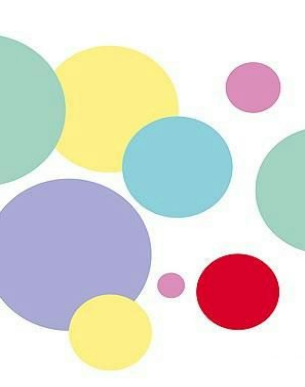
#> input picture Mixels Competition/PI Detector/circ2.png, 305 x 387 px
$ python new.py   (Python 2 division)   (older library calls are emulated)
#> lines starting #> are read from the running program, lines starting #| are printed output that depends on the picture; after the words box and inside, x2 and y2 are one past the last pixel; in counts of white or black regions, pixels touching at a corner belong together
# import the necessary packages
import numpy as np
import argparse
import cv2
flag = 0

# load the image, clone it for output, and then convert it to grayscale
image = cv2.imread('circ2.png')
#> image is the input picture: shape (387, 305, 3); mean B, G, R 212.3, 218.3, 220.6
height,width,channels = image.shape
#> height = 387; width = 305; channels = 3
print width,height,channels
#| 305 387 3
if width>1000 :
        height = height/2
        width = width/2
        image = cv2.resize(image,(width,height))
output = image.copy()
gray = cv2.cvtColor(image, cv2.COLOR_BGR2GRAY)
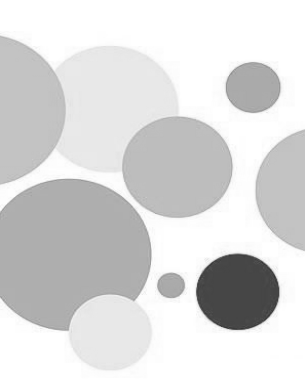
#> gray: shape (387, 305); min 51, max 255, mean 218.3
gray = cv2.GaussianBlur(gray,(9,9),1)
gray = cv2.Canny(gray, 50, 200)
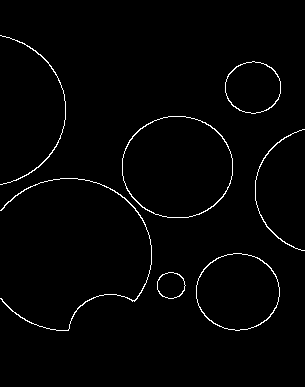
#> gray: shape (387, 305); 1.6% white in thin lines or dots, all inside (x1, y1, x2, y2) = (0, 35, 305, 331)
gray = cv2.bilateralFilter(gray,9,75,75)
#output = gray.copy()
cv2.imshow("output", gray)
cv2.waitKey(0)
cv2.destroyAllWindows()


#gray = cv2.bilateralFilter(gray,9,75,75)

# detect circles in the image
circles = cv2.HoughCircles(gray, cv2.cv.CV_HOUGH_GRADIENT, 1.5,50,param1=40,param2=56,minRadius=0,maxRadius=0)
#> circles = [[72.75, 255.8, 77.25], [174.8, 165.8, 52.2], [239.2, 291.8, 39], [252.8, 86.25, 27]]

# ensure at least some circles were found
if circles is not None:
	# convert the (x, y) coordinates and radius of the circles to integers
	circles = np.round(circles[0, :]).astype("int")
#> circles = [[73, 256, 77], [175, 166, 52], [239, 292, 39], [253, 86, 27]]

	# loop over the (x, y) coordinates and radius of the circles
	for (x, y, r) in circles:
		# draw the circle in the output image, then draw a rectangle
		# corresponding to the center of the circle
		cv2.circle(output, (x, y), r, (0, 255, 0), 4)
		cv2.rectangle(output, (x - 5, y - 5), (x + 5, y + 5), (0, 128, 255), -1)
		flag = flag + 1
#> this loop made 4 passes
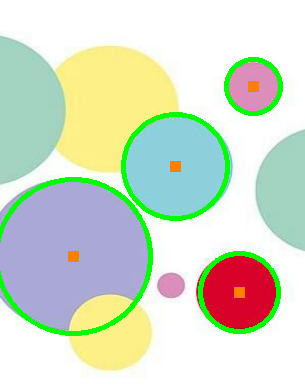
#> output: shape (387, 305, 3); 5.4% of pixels changed, all inside (x1, y1, x2, y2) = (0, 57, 283, 336)
#> after the loop, flag = 4

	# show the output image
	cv2.imshow("input",image)
	cv2.imshow("output", output)
	print flag
#| 4
	cv2.waitKey(0)
	cv2.destroyAllWindows()

$ run again, with Mixels Competition/PI Detector/Q2_1.png copied over Mixels Competition/PI Detector/circ2.png
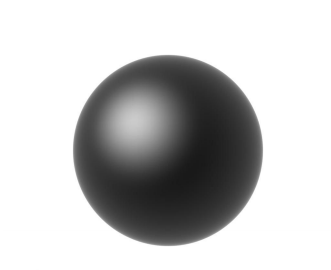
#> input picture Mixels Competition/PI Detector/Q2_1.png, 331 x 270 px
#> image is the input picture: shape (270, 331, 3); min 25, max 255, mean 197.5
#| 331 270 3
#> `gray = cv2.Canny(gray, 50, 200)`:
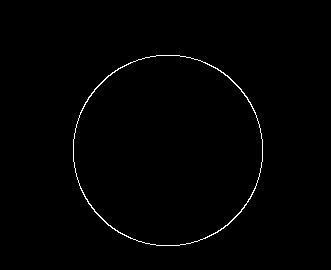
#> gray: shape (270, 331); 0.78% white in thin lines or dots, all inside (x1, y1, x2, y2) = (73, 55, 263, 246)
#> `circles = cv2.HoughCircles(gray, cv2.cv.CV_HOUGH_GRADIENT, 1.5,50,para..`: circles = [[165.8, 150.8, 94.35]]
#> `circles = np.round(circles[0, :]).astype("int")`: circles = [[166, 151, 94]]
#> the loop `for (x, y, r) in circles:` made 1 pass
#> (x, y, r, flag) on pass 1: (166, 151, 94, 1)
#> after the loop `for (x, y, r) in circles:`:
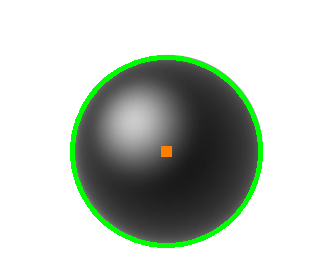
#> output: shape (270, 331, 3); 3.42% of pixels changed, all inside (x1, y1, x2, y2) = (70, 55, 263, 248)
#> after the loop `for (x, y, r) in circles:`: flag = 1
#| 1
